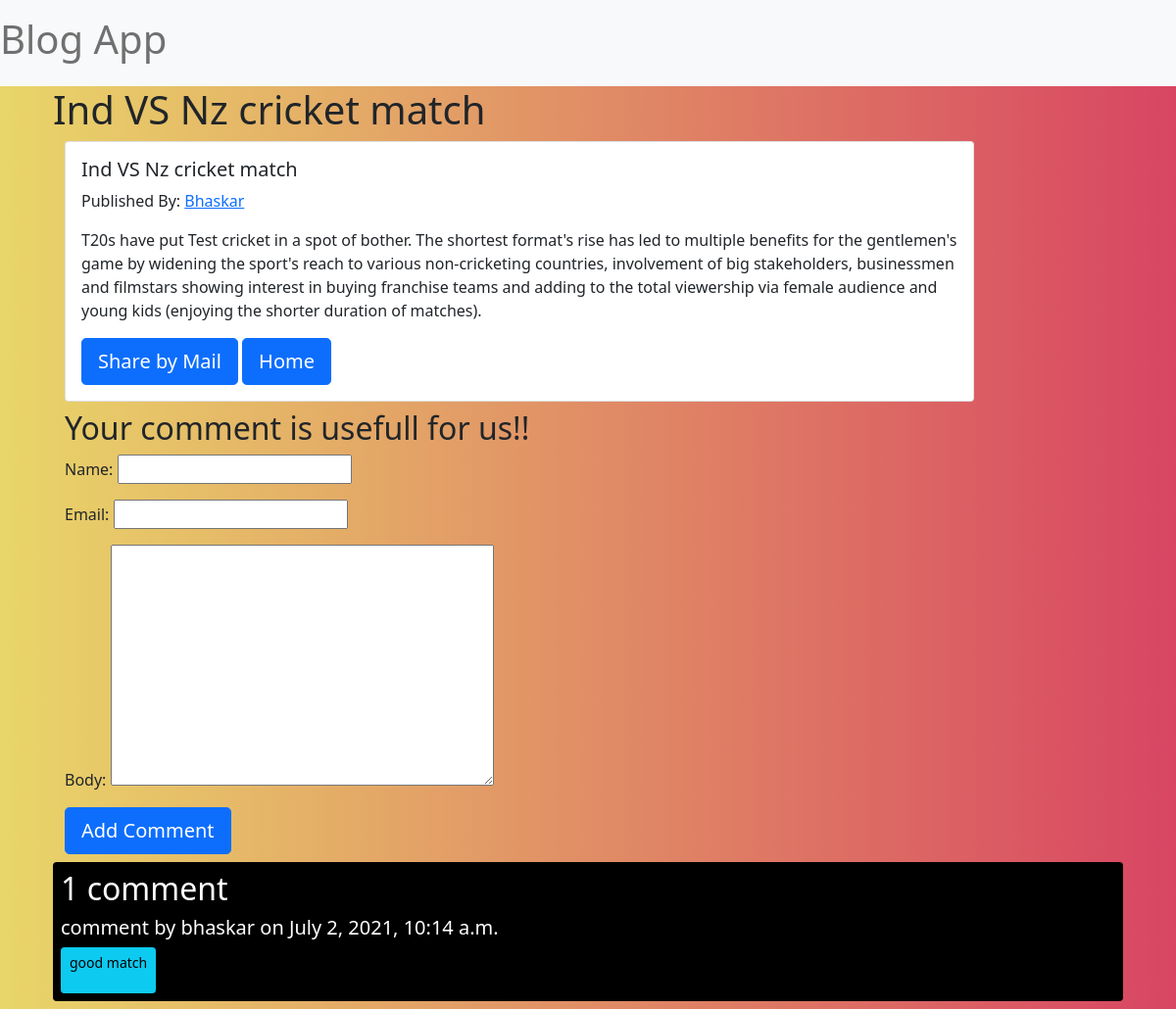
Page /2021/06/21/ind-vs-nz-cricket-match on the committed database.
### blogapp/models.py (models this page shows)
class Post(models.Model):
    status_choices=(('draft','Draft'),('published','Published'))
    title=models.CharField(max_length=256)
    slug=models.SlugField(max_length=256,unique_for_date='publish')
    author=models.ForeignKey(User,related_name='blogapp_posts',on_delete=models.CASCADE)
    body=models.TextField()
    publish=models.DateTimeField(default=timezone.now)
    created=models.DateTimeField(auto_now_add=True)
    updated=models.DateTimeField(auto_now=True)
    status=models.CharField(max_length=10,choices=status_choices,default='draft')
    tags=TaggableManager()
    def get_absolute_url(self):
        return reverse('detail',args=[self.publish.year,self.publish.strftime('%m'),self.publish.strftime("%d"),self.slug])

class Comments(models.Model):
    post=models.ForeignKey(Post,on_delete=models.CASCADE,related_name='comments')
    name=models.CharField(max_length=30)
    email=models.EmailField()
    body=models.TextField()
    created=models.DateTimeField(auto_now_add=True)
    updated=models.DateTimeField(auto_now=True)
    active=models.BooleanField(default=True)

### blogapp/views.py (the view)
# urls.py: path('<int:year>/<int:month>/<int:day>/<slug:post>',views.post_detail_view,name='detail'),
def post_detail_view(request,year,month,day,post):
    post=get_object_or_404(Post,slug=post,
                                status='published',
                                publish__year=year,
                                publish__month=month,
                                publish__day=day)
    comments=post.comments.filter(active=True)
    csubmit=False
    form=CommentsForm()
    if request.method=='POST':
        form=CommentsForm(request.POST)
        if form.is_valid():
            form=form.save(commit=False)
            form.post=post
            form.save()
            csubmit=True
            form=CommentsForm()
            redirect('/year/month/day/post')
    else:
        form=CommentsForm
    return render(request,'post_detail.html',{'post':post,'csubmit':csubmit,'comments':comments,'form':form})

### blogapp/templates/post_detail.html (shortened to what this page needs)
{%extends 'base.html'%}
{%block body%}
<div class="container">
    <h1>{{post.title}}</h1>
<div class="container">
    <div class="card" style="width: 58rem;">
        <div class="card-body">
            <h5>{{post.title}}</h5>
            <p class="card-text">Published By: <a href="{{post.get_absolute_url}}">{{post.author|title}}</a></p>
            <p class="card-text">{{post.body}}</p>
            <a href="/mail/{{post.id}}" class="btn btn-primary btn-lg">Share by Mail</a>
            <a href="/" class="btn btn-primary btn-lg">Home</a>
        </div>
    </div>
</div>
<div class="container my-2">
    {%if csubmit%}
<h2>Your comment is added successfully</h2>
{%else%}
<h2>Your comment is usefull for us!!</h2>
{%endif%}
    <form method="post">
        {{form.as_p}}
        <button type="submit" class="btn btn-primary btn-lg">Add Comment</button>
    </form>
</div>
<div style="background:black;color:white; border-radius:4px" class="my-2 px-2 py-2">
    {%with comments.count as c_count%}
<h2>{{c_count}} comment{{c_count|pluralize}}</h2>
{%endwith%}
{%if comments%}
{%for c in comments%}
<h5>comment {{forloop.count}} by {{c.name}} on {{c.created}}</h5>
<div class="btn btn-info btn-sm">
    {{c.body|linebreaks}}
</div>
{%endfor%}
{%else%}
<p>There is no comment yet</p>
{%endif%}
</div>
</div>
{%endblock%}

### blogapp/templates/base.html (style rules this page uses)
body { background: linear-gradient(to right,rgba(218, 186, 5, 0.6),rgba(212, 49, 81, 0.9)); }

### rows in the picture
Post: title "Ind VS Nz cricket match", author "Bhaskar", body "T20s have put Test cricket in a spot of bother. The shortest format's rise has led to multiple benefits for the gentlemen's game by widening the sport's reach to various non-cricketing countries, involvement of big stakeholders, businessmen and filmstars showing interest in buying franchise teams and adding to the total viewership via female audience and young kids (enjoying the shorter duration of matches)."
Comments: name "bhaskar", created "July 2, 2021, 10:14 a.m.", body "good match"

### other values in the picture
{{ c_count }} "1"
